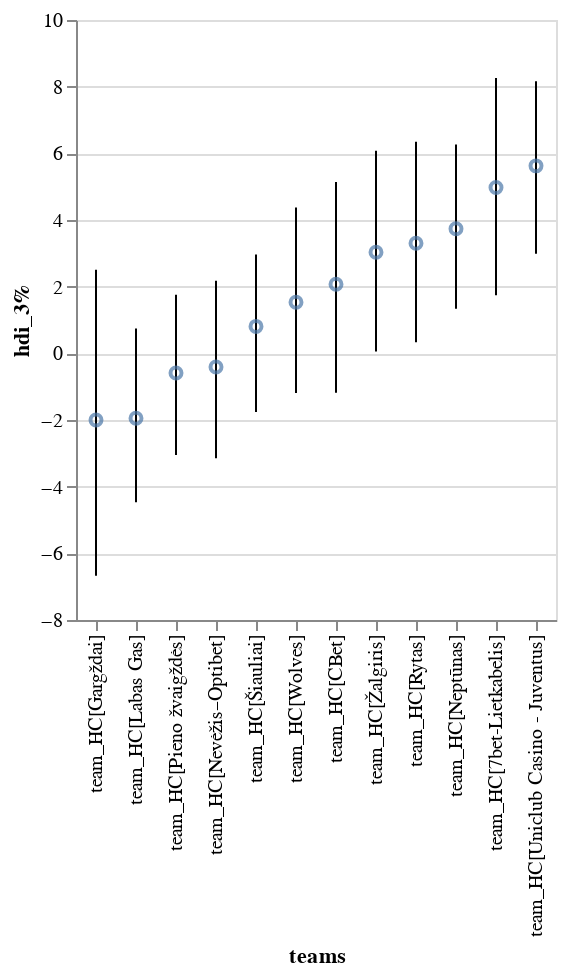

Source (notebook cell):
### Code cell
import altair as alt

hcs = az.summary(trace, var_names='team_HC', fmt='wide').reset_index(names='teams')
hcs = hcs[~hcs['teams'].str.contains("1")]
c = alt.Chart(hcs)

lines = c.mark_point().encode(x=alt.X('teams', sort=alt.EncodingSortField(field="mean", op="min")), y='mean')
cints = c.mark_errorbar().encode(
    x=alt.X('teams', sort=alt.EncodingSortField(field="mean", op="min")), 
    y=alt.Y('hdi_3%'), y2='hdi_97%')

cints + lines

### Figure 1 — Vega-Lite specification as saved in the notebook (floating-point values rounded to 4 significant figures)
{"config": {"view": {"continuousWidth": 400, "continuousHeight": 300}}, "layer": [{"mark": "errorbar", "encoding": {"x": {"field": "teams", "sort": {"field": "mean", "op": "min"}, "type": "nominal"}, "y": {"field": "hdi_3%", "type": "quantitative"}, "y2": {"field": "hdi_97%"}}}, {"mark": "point", "encoding": {"x": {"field": "teams", "sort": {"field": "mean", "op": "min"}, "type": "nominal"}, "y": {"field": "mean", "type": "quantitative"}}}], "data": {"name": "data-e90764731585acc49d7ae47ba78673d0"}, "$schema": "https://vega.github.io/schema/vega-lite/v4.17.0.json", "datasets": {"data-e90764731585acc49d7ae47ba78673d0": [{"teams": "team_HC[7bet-Lietkabelis]", "mean": 4.973, "sd": 1.733, "hdi_3%": 1.743, "hdi_97%": 8.261, "mcse_mean": 0.046, "mcse_sd": 0.037, "ess_bulk": 1563.0, "ess_tail": 1039.0, "r_hat": 1.0}, {"teams": "team_HC[CBet]", "mean": 2.075, "sd": 1.693, "hdi_3%": -1.18, "hdi_97%": 5.142, "mcse_mean": 0.022, "mcse_sd": 0.02, "ess_bulk": 5818.0, "ess_tail": 2974.0, "r_hat": 1.0}, {"teams": "team_HC[Gargždai]", "mean": -1.999, "sd": 2.489, "hdi_3%": -6.672, "hdi_97%": 2.505, "mcse_mean": 0.049, "mcse_sd": 0.034, "ess_bulk": 2606.0, "ess_tail": 2574.0, "r_hat": 1.0}, {"teams": "team_HC[Labas Gas]", "mean": -1.948, "sd": 1.392, "hdi_3%": -4.468, "hdi_97%": 0.745, "mcse_mean": 0.026, "mcse_sd": 0.018, "ess_bulk": 2891.0, "ess_tail": 2899.0, "r_hat": 1.0}, {"teams": "team_HC[Neptūnas]", "mean": 3.739, "sd": 1.314, "hdi_3%": 1.339, "hdi_97%": 6.262, "mcse_mean": 0.021, "mcse_sd": 0.015, "ess_bulk": 3938.0, "ess_tail": 2950.0, "r_hat": 1.0}, {"teams": "team_HC[Nevėžis–Optibet]", "mean": -0.41, "sd": 1.434, "hdi_3%": -3.15, "hdi_97%": 2.177, "mcse_mean": 0.034, "mcse_sd": 0.024, "ess_bulk": 1818.0, "ess_tail": 2794.0, "r_hat": 1.0}, {"teams": "team_HC[Pieno žvaigždės]", "mean": -0.588, "sd": 1.311, "hdi_3%": -3.052, "hdi_97%": 1.757, "mcse_mean": 0.019, "mcse_sd": 0.016, "ess_bulk": 4653.0, "ess_tail": 2666.0, "r_hat": 1.0}, {"teams": "team_HC[Rytas]", "mean": 3.3, "sd": 1.599, "hdi_3%": 0.33, "hdi_97%": 6.344, "mcse_mean": 0.023, "mcse_sd": 0.018, "ess_bulk": 4703.0, "ess_tail": 3071.0, "r_hat": 1.0}, {"teams": "team_HC[Uniclub Casino - Juventus]", "mean": 5.624, "sd": 1.4, "hdi_3%": 2.986, "hdi_97%": 8.166, "mcse_mean": 0.031, "mcse_sd": 0.022, "ess_bulk": 2176.0, "ess_tail": 1762.0, "r_hat": 1.0}, {"teams": "team_HC[Wolves]", "mean": 1.53, "sd": 1.484, "hdi_3%": -1.187, "hdi_97%": 4.377, "mcse_mean": 0.02, "mcse_sd": 0.017, "ess_bulk": 5701.0, "ess_tail": 3340.0, "r_hat": 1.0}, {"teams": "team_HC[Šiauliai]", "mean": 0.808, "sd": 1.243, "hdi_3%": -1.761, "hdi_97%": 2.964, "mcse_mean": 0.017, "mcse_sd": 0.017, "ess_bulk": 5482.0, "ess_tail": 3155.0, "r_hat": 1.0}, {"teams": "team_HC[Žalgiris]", "mean": 3.031, "sd": 1.605, "hdi_3%": 0.054, "hdi_97%": 6.077, "mcse_mean": 0.022, "mcse_sd": 0.017, "ess_bulk": 5382.0, "ess_tail": 3229.0, "r_hat": 1.0}]}}
